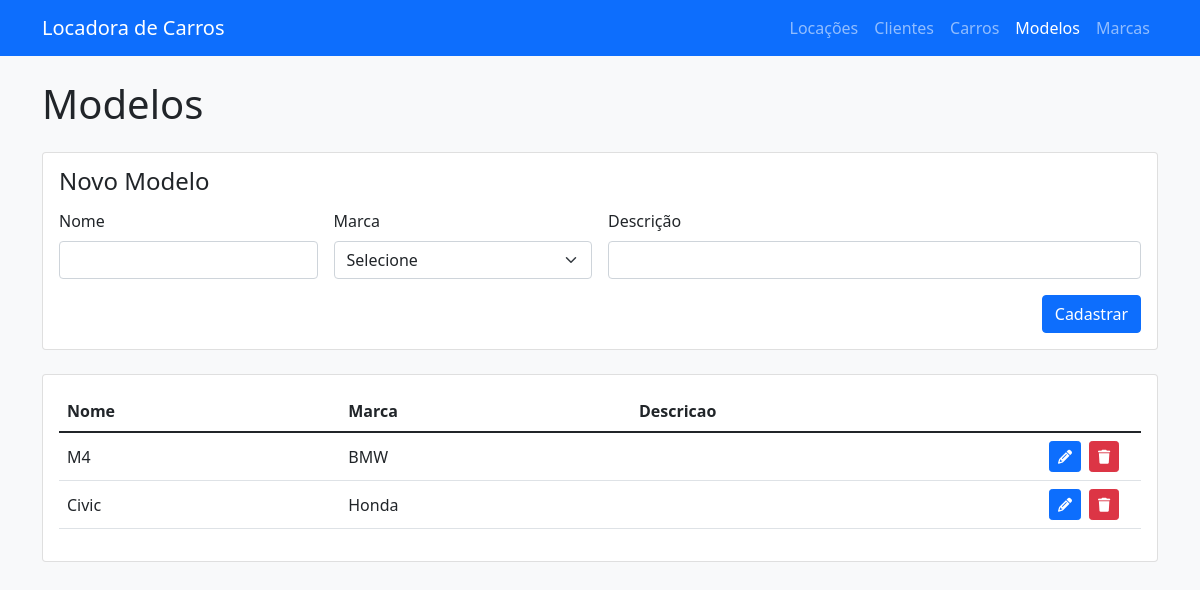
The page /modelos/ on the database its author committed.
### Apps/Modelos/models.py (models this page shows, shortened)
class Modelo(models.Model):
    nome = models.CharField(max_length=50)
    marca = models.ForeignKey(marca_models.Marca, on_delete=models.CASCADE)
    descricao = models.CharField(max_length=200)

### Apps/Marcas/models.py (models this page shows)
class Marca(models.Model):
    nome = models.CharField(max_length=50)
    descricao = models.CharField(max_length=200)
    def __str__(self):
        return self.nome

### Apps/Modelos/views.py (the view)
# urls.py: path('', views.listarModelos, name='modelos'),
def listarModelos(request):
    listaDeModelos = Modelo.objects.all()
    listaDeMarcas = marca_models.Marca.objects.all()
    return render(request, 'modelos/index.html', {'modelos': listaDeModelos, 'marcas': listaDeMarcas})

### templates/modelos/index.html (shortened to what this page needs)
{% extends '../base.html' %}
{% block content %}
    <h1>Modelos</h1>
    <div class="card my-4">
        <div class="card-body">
            <h2 class="d-flex justify-content-between mb-3 fs-4 lh-1">
                {% if modelo %}
                    <span>Editar Modelo</span> <a href="/modelos" class="fs-6 text-danger text-decoration-none">Cancelar</a>
                {% else %}
                    Novo Modelo
                {% endif %}
            </h2>
            <form action="{% if modelo %}/modelos/atualizar/{{ modelo.id }}{% else %}/modelos/cadastrar/{% endif %}" method="POST">
                <div class="row g-3">
                    <div class="col-sm-6 col-lg-3">
                        <label for="nome" class="form-label">Nome</label>
                        <input type="text" maxlength="50" class="form-control" name="nome" id="nome" value="{{ modelo.nome }}" required>
                    </div>
                    <div class="col-sm-6 col-lg-3">
                        <label for="marca" class="form-label">Marca</label>
                        <select class="form-select" name="marca" id="marca" value="{{ modelo.marca }}" required>
                            <option value="">Selecione</option>
                        </select>
                    </div>
                    <div class="col-md">
                        <label for="descricao" class="form-label">Descrição</label>
                        <input type="text" maxlength="200" class="form-control" name="descricao" id="descricao"
                            value="{{ modelo.descricao }}">
                    </div>
                </div>
                <div class="row mt-3">
                    <div class="col d-flex justify-content-sm-end">
                        <button type="submit" class="btn btn-primary flex-grow-1 flex-sm-grow-0">
                            {% if modelo %}
                                Salvar
                            {% else %}
                                Cadastrar
                            {% endif %}
                        </button>
                    </div>
                </div>
            </form>
        </div>
    </div>
    <div class="card">
        <div class="card-body">
            <table class="table table-hover">
                <thead>
                    <tr>
                        <th scope="col">Nome</th>
                        <th scope="col">Marca</th>
                        <th scope="col">Descricao</th>
                        <th scope="col"></th>
                    </tr>
                </thead>
                <tbody>
                    {% for modelo in modelos %}
                    <tr valign="middle">
                        <td>{{ modelo.nome }}</td>
                        <td>{{ modelo.marca }}</td>
                        <td>{{ modelo.descricao }}</td>
                        <td width="100px">
                            <div class="d-flex gap-2">
                                <a href="/modelos/{{ modelo.id }}" class="btn btn-sm btn-primary" title="Editar">
                                    <i class="fas fa-pencil-alt"></i>
                                </a>
                                <button data-bs-toggle="modal" data-bs-target="#aviso-deletar" data-href="/modelos/deletar/{{ modelo.id }}"
                                    class="btn btn-sm btn-danger" title="Remover">
                                    <i class="fas fa-trash"></i>
                                </button>
                            </div>
                        </td>
                    </tr>
                    {% endfor %}
                </tbody>
            </table>
        </div>
    </div>
{% endblock %}

### rows shown on the page
Modelo: nome "M4", marca "BMW"
Modelo: nome "Civic", marca "Honda"
